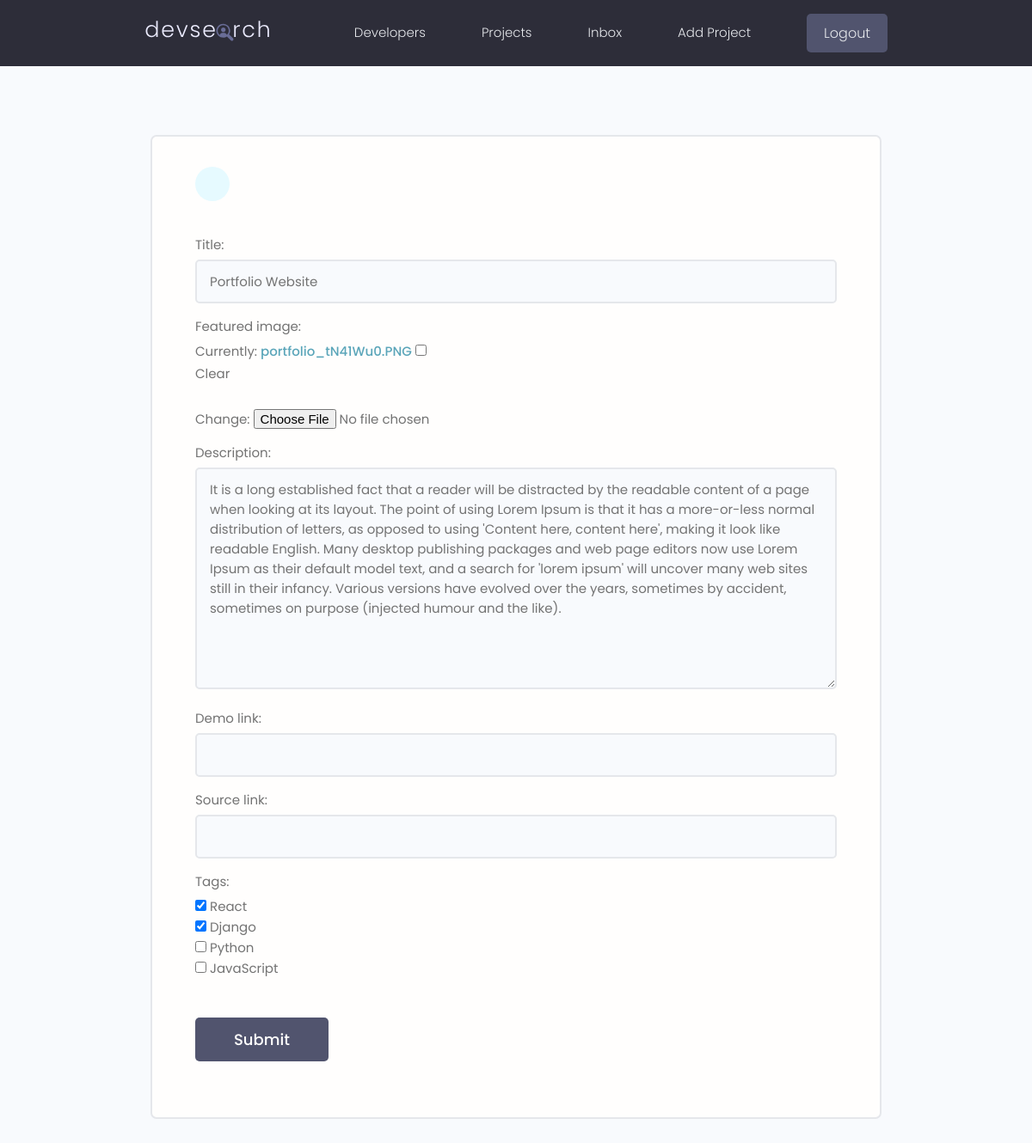
/projects/update-project/6b01d03ba853404487837076597c6636 (signed in), run on the app's committed database.
### projects/models.py (models this page shows, shortened)
class Project(models.Model):
    owner = models.ForeignKey(Profile, null=True, blank=True, on_delete=models.SET_NULL)
    title = models.CharField(max_length=200)
    description = models.TextField(null=True, blank=True)
    featured_image = models.ImageField(null=True, blank=True, default="default.jpg")
    demo_link = models.CharField(max_length=2000, null=True, blank=True)
    source_link = models.CharField(max_length=2000, null=True, blank=True)
    tags = models.ManyToManyField('Tag', blank=True)
    vote_total = models.IntegerField(default=0, null=True, blank=True)
    vote_ratio = models.IntegerField(default=0, null=True, blank=True)
    created = models.DateTimeField(auto_now_add=True)
    id = models.UUIDField(default=uuid.uuid4, unique=True, primary_key=True, editable=False)

### projects/views.py (the view, shortened to what this page needs)
# urls.py: path('update-project/<str:pk>', views.updateProject, name="update-project"),
@login_required(login_url='login')
def updateProject(request, pk):
    project = Project.objects.get(id = pk)
    form = ProjectForm(instance = project)
    context = {'form': form}
    return render(request, 'projects/project_form.html', context)

### projects/forms.py
class ProjectForm(ModelForm):
    class Meta:
        model = Project
        fields = ['title', 'featured_image','description', 'demo_link', 'source_link', 'tags']
        widgets = {
            'tags':forms.CheckboxSelectMultiple(),
        }
    def __init__(self, *args, **kwargs):
        super(ProjectForm, self).__init__(*args, **kwargs)
        for name, field in self.fields.items():
            field.widget.attrs.update({'class': 'input'})

### projects/models.py (called while the page is built)
    def __str__(self) -> str:
        return self.name

### projects/templates/projects/project_form.html (shortened to what this page needs)
{% extends 'main.html' %}
{% block content %}
    <main class="formPage my-xl">
        <div class="content-box">
            <div class="formWrapper">
                <a class="backButton" href="#"></a>
                <br>
                <form class="form" method="POST" enctype="multipart/form-data">
                    {% for field in form %}
                    <div class="form__field">
                        <label for="formInput#text">{{field.label}}: </label>
                        {{field}}
                    </div>
                    {% endfor %}
                    <input class="btn btn--sub btn--lg  my-md" type="submit" value="Submit" />
                </form>
            </div>
        </div>
    </main>
{% endblock %}

### static/styles/app.css (style rules this page uses)
:root { --color-sub: #2d2d39; }
.btn--sub { background-color: var(--color-sub-light); }
.content-box { width: 95%; max-width: 85rem; margin: 0 auto; }
.backButton { background: var(--color-main-light); color: var(--color-main); width: 4rem; height: 4rem; display: flex; align-items: center; justify-content: center; border-radius: 50%; }
.formPage .formWrapper { list-style: none; background: var(--color-white); padding: 3.5rem 5rem; border: 2px solid var(--color-light); border-radius: 0.7rem; }

### static/uikit/styles/modules/_variables.css (style rules this page uses)
:root { --color-main: #5aa5b9; --color-main-light: #e6faff; --color-sub: #3f4156; --color-sub-light: #51546e; --color-sub-lighter: #ededfd; --color-text: #737373; --color-gray: #8b8b8b; --color-light: #e5e7eb; --color-light-gray: #767676; --color-bg: #f8fafd; --color-white: #fffefd; --color-white-light: #f3f3f3; --color-success: #359e64; --color-success-bg: #def8e8; --color-error: #fc4b0b; --color-error-bg: #fff2ee; --font-base: 'Poppins', arial, helvetica, 'Segoe UI', roboto, ubuntu, sans-serif; --font-monospace: 'Fira Code', 'Courier New', courier, monospace; --font-regular: 300; --font-medium: 500; --font-bold: 700; --generic-shadow: 1px 1px 5px #00000010; --generic-transition: all 0.3s ease-in-out; }

### static/uikit/styles/modules/_base.css (style rules this page uses)
* { margin: 0; padding: 0; box-sizing: border-box; text-rendering: optimizeLegibility; color: inherit; font-size: inherit; }
html { font-size: 50%; }
@media only screen and (min-width: 480px) { html { font-size: 56.25%; } }
@media only screen and (min-width: 1200px) { html { font-size: 62.5%; } }
body { line-height: 1.6; font-weight: 400; font-size: 1.5rem; color: var(--color-text); background-color: var(--color-bg); min-height: 100vh; }

### static/uikit/styles/modules/_typography.css (style rules this page uses)
* { font-family: var(--font-base); }
a { padding-bottom: 2px; text-decoration: none; display: inline-block; color: var(--color-main); font-weight: var(--font-medium); }

### static/uikit/styles/modules/_utilities.css (style rules this page uses)
.my-md { margin: 3rem auto; }
.my-xl { margin: 8rem auto; }

### static/uikit/styles/modules/_button.css (style rules this page uses)
.btn { display: inline-block; position: relative; cursor: pointer; background-color: var(--color-light); font-weight: var(--font-medium); color: var(--color-sub); text-decoration: none; padding: 1rem 2rem; border-radius: 0.5rem; border: none; width: -webkit-fit-content; width: -moz-fit-content; width: fit-content; height: -webkit-fit-content; height: -moz-fit-content; height: fit-content; font-size: 1.6rem; outline-width: 0; outline-color: transparent; -webkit-backface-visibility: hidden; backface-visibility: hidden; transition: all 0.3s ease-in-out; }
.btn--sub { background-color: var(--color-sub); color: var(--color-white); }
.btn--lg { font-size: 1.8rem; padding: 1.2rem 4.5rem; }

### static/uikit/styles/modules/_form.css (style rules this page uses)
.form { display: block; }
.form__field { margin-top: 1.5rem; margin-bottom: 1.5rem; }
.form__label, .form__field > label { display: block; margin-bottom: 0.5rem; color: var(--color-text); }
input.input[type='text'], input.input[type='email'], input.input[type='password'], input.input[type='number'], textarea.input { min-width: 24rem; width: 100%; padding: 1.2rem 1.5rem; border-radius: 0.5rem; border: 2px solid var(--color-light); transition: all 0.3s ease-in-out; background-color: var(--color-bg); }

### data on the page
Project: form "Portfolio Website" "It is a long established fact that a reader will be distracted by the readable content of a page when looking at its layout. The point of using Lorem Ipsum is that it has a more-or-less normal distribution of letters, as opposed to using 'Content here, content here', making it look like readable English. Many desktop publishing packages and web page editors now use Lorem Ipsum as their default model text, and a search for 'lorem ipsum' will uncover many web sites still in their infancy. Various versions have evolved over the years, sometimes by accident, sometimes on purpose (injected humour and the like)."

### other printed values
{{ field.label }} "Title" "Featured image" "Description" "Demo link" "Source link" "Tags"
